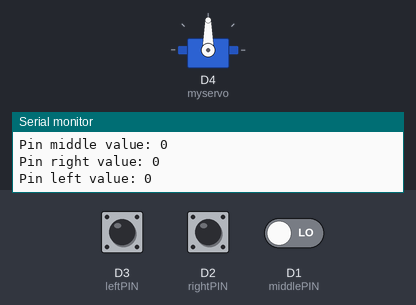
Recording of a sketch running on a simulated ESP8266 (NodeMCU). Parts: servo, the last lines printed to the serial monitor. The test bench sets the inputs (shaded band); at power-on: D3 (leftPIN) LOW, D2 (rightPIN) LOW, D1 (middlePIN) LOW.

Above: at 2.8 s.
2.9 s: D3 (leftPIN) pulled HIGH for 1.2 s
At 4.1 s:
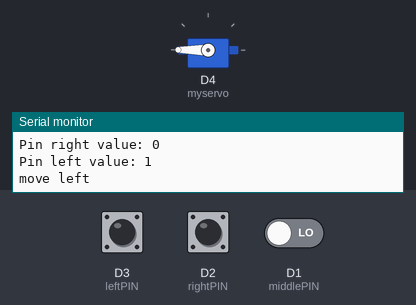
5.6 s: D2 (rightPIN) pulled HIGH for 1.2 s
At 6.5 s:
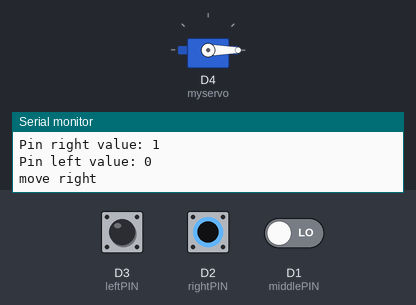
8.3 s: D1 (middlePIN) driven HIGH
At 10.0 s:
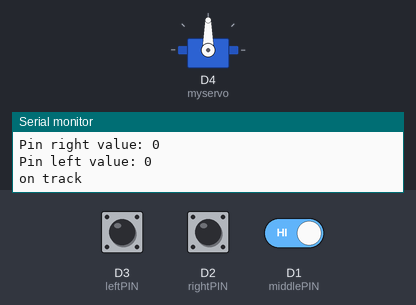
Timing chart, 0 to 11.5 s (numbered marks = the images above; inputs shaded):
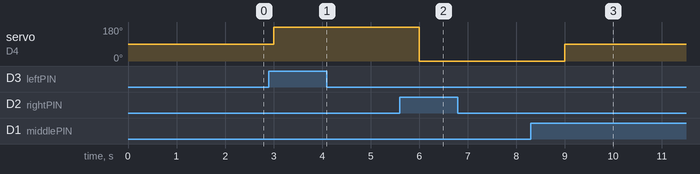

The sketch:

Q1-8-3.ino
```cpp
const int middlePIN = D1;
const int rightPIN = D2;
const int leftPIN = D3;

boolean onMiddle;
boolean onRight;
boolean onLeft;

#include <Servo.h>
Servo myservo;  // create servo object to control a servo

void setup() {
  Serial.begin(115200);
  myservo.attach(D4);
  myservo.write(90);
}
void loop() {

  onMiddle = getState(middlePIN, "middle");
  onRight = getState(rightPIN, "right");
  onLeft = getState(leftPIN, "left");

  if (onMiddle){
    myservo.write(90);
    Serial.println("on track");
    }
  else if (onRight){
    myservo.write(0);
    Serial.println("move right");
    }
  else if (onLeft){
    myservo.write(180);
    Serial.println("move left");
    }

  delay(1000);
}

bool getState(int pin, String pinTitle){
    int sensorValue = digitalRead(pin);
    Serial.print("Pin ");
    Serial.print(pinTitle);
    Serial.print(" value: ");
    Serial.println(sensorValue);

    return (sensorValue == 1);
}
```

Measured:
- after the input at 2.9 s, servo on D4 (myservo): 90° → 180° after 0.10 s
- after the input at 5.6 s, servo on D4 (myservo): 180° → 0° after 0.40 s
- after the input at 8.3 s, servo on D4 (myservo): 0° → 90° after 0.70 s
